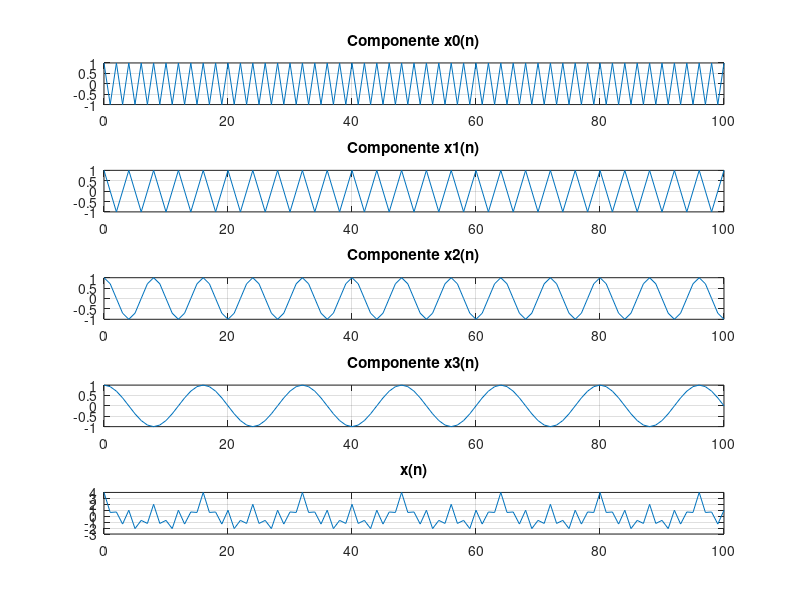

Here is the MATLAB script that generated this plot: (Note: this script raises an error after producing the figure.)
%*********************************************************************
%
%	Programa: respfrec.m
%
%
%	Fecha: Noviembre 2004
%
%***********************************************************************
clear all;
close all;

%	Generacion senal de entrada
Lx=100;	
n=0:Lx;
x0=cos(pi*n);
x1=cos(pi/2*n);
x2=cos(pi/4*n);
x3=cos(pi/8*n);
%x0=cos(pi/12*n);
%x1=cos(pi/3*n);
x=x0+x1+x2+x3;

%	Dibujo componentes de la senal
figure(1);
subplot(511);
plot(n,x0);
title('Componente x0(n)');
grid
subplot(512);
plot(n,x1);
title('Componente x1(n)');
grid
subplot(513);
plot(n,x2);
title('Componente x2(n)');
grid
subplot(514);
plot(n,x3);
title('Componente x3(n)');
grid
subplot(515);
plot(n,x);
title('x(n)');
grid
disp('Pulse una tecla...')
pause

%      Calculo de la transformada de Fourier
[X,Wx]=dtft(x,500);
%XdB=20*log10(abs(X));

%========================================================
%	Obtencion de respuesta al impulso del filtro
Lh=50;
nh=(-Lh:Lh)+eps;
% Para quedarnos con x0
%W=3/4*pi;
% Para quedarnos con x0+x1
W=3/8*pi;
h=zeros(1,length(nh));
h(ceil(length(nh)/2))=1;
h=h-sin(W*nh)./(pi*nh);

%      Calculo de la transformada de Fourier
[H,Wh]=dtft(h,500);
%HdB=20*log10(abs(H));


%====================================================
%	Calculo de la salida y dibujo de la salida y su T.F.

y=conv(x,h);

%      Calculo de la transformada de Fourier
[Y,Wy]=dtft(y,500);
%YdB=20*log10(abs(Y));

%=================================================
%	Representacion de las senhales en tiempo

figure(2);
subplot(311);
plot(n,x);
title('Entrada al filtro: x(n)=x0(n)+x1(n)');
grid

subplot(312)
plot(nh,h)
grid;
title('Respuesta al impulso del filtro, h(n)')

subplot(313)
plot(-Lh:Lx+Lh,y)
axis([0 Lx floor(min(y)) ceil(max(y))])
grid;
title('Salida del filtro')

disp('Pulse una tecla...')
pause

%======================================================
%	Representacion de las senhales en frecuencia



figure(3)
subplot(311);
absX=abs(X);
plot(Wx,absX);
axis([-4 4 0 max(absX)])
title('Entrada, X(W)');
grid

subplot(312)
absH=abs(H);
plot(Wh,absH)
axis([-4 4 0 max(absH)])
grid;
title('Filtro, H(W)')

subplot(313)
absY=abs(Y);
plot(Wy,absY);
axis([-4 4 0 max(absY)])
title('Salida, Y(W)');
grid

